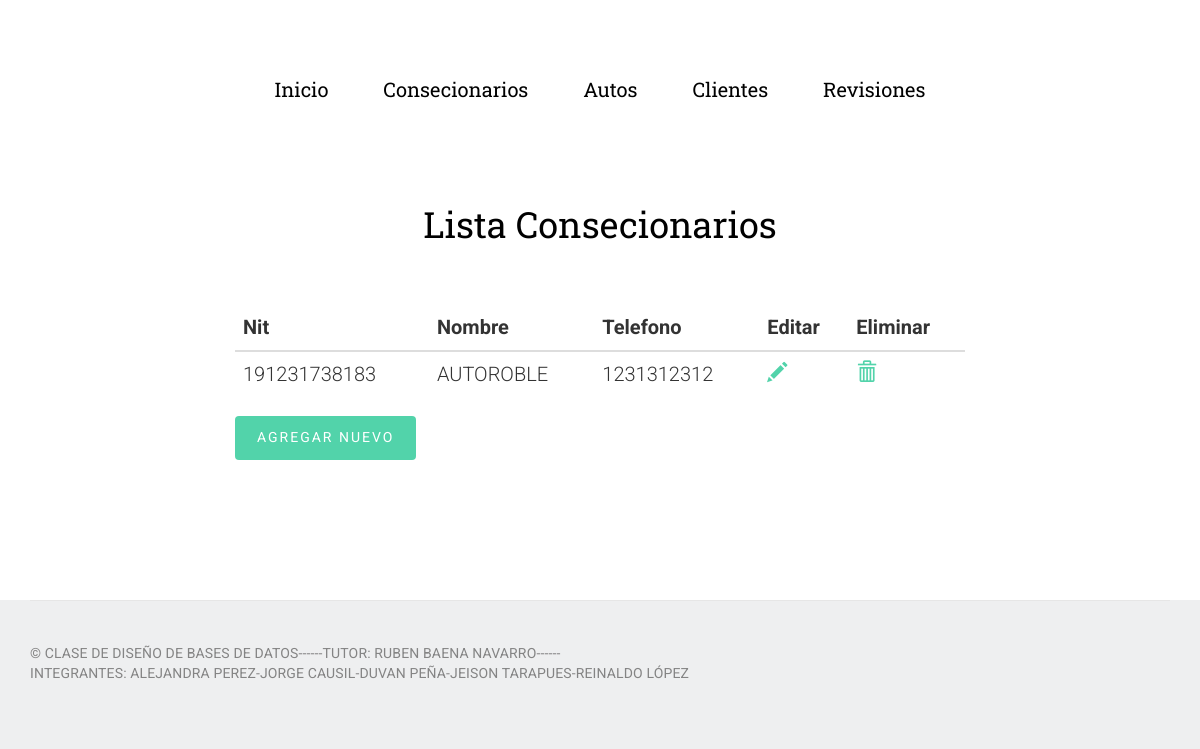
The app's page /lista/consecionario/, older data.
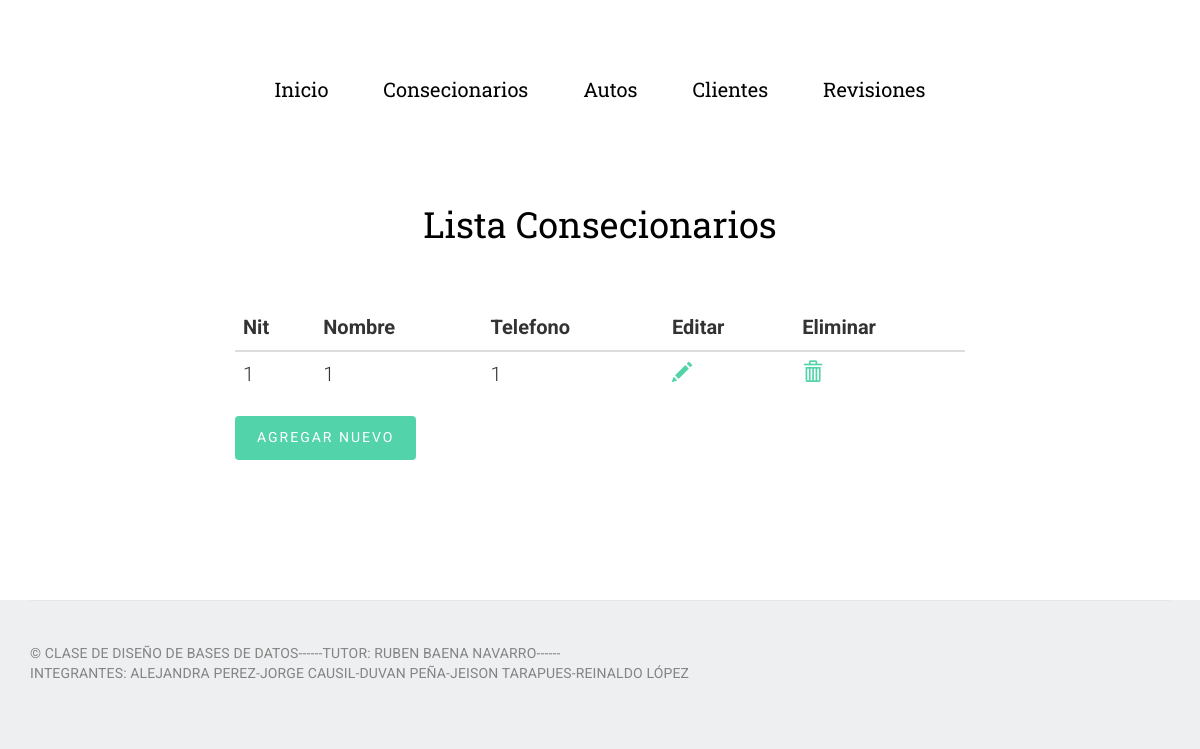
The same page, newer data.
### venta/models.py (models this page shows, shortened)
class Consecionario(models.Model):
    nit = models.CharField(max_length=50, primary_key=True)
    nombre = models.CharField(max_length=50)
    telefono =models.CharField(max_length=50)

### venta/views.py (the view)
# urls.py: url(r'^lista/consecionario/$', 'venta.views.lista_consecionario', name='lista-consecionario'),
def lista_consecionario(request):
    a = Consecionario.objects.all()
    return render(request,'venta/lista_consecionario.html',{'a':a})

### venta/templates/venta/lista_consecionario.html (shortened to what this page needs)
{% extends 'core/base_admin.html' %}
{% block contenido %}
  <section id="intro" style="height: 100px;">
                                  <div class="container">
                                    <div class="row">
                                      <div class="col-lg-6 col-lg-offset-3 col-md-8 col-md-offset-2 text-center">
                                        <div class="intro animate-box">
                                          <h1>Lista Consecionarios</h1>
                                        </div>
                                      </div>
                                    </div>
                                </section>
                                    <main id="main">
                                      <div class="container">
                                        <div class="col-md-8 col-md-offset-2 animate-box">
                                          <div class="table-responsive">
                                          <table class="table .table-hover">
                                              <thead>
                                                  <tr>
                                                    <th>Nit</th>
                                                    <th>Nombre</th>
                                                    <th>Telefono</th>
                                                    <th>Editar</th>
                                                    <th>Eliminar</th>
                                                  </tr>
                                              </thead>
                                              <tbody>
                                              {% for i in a %}
                                                  <tr>
                                                    <td>{{i.nit}}</td>
                                                    <td>{{i.nombre}}</td>
                                                    <td>{{i.telefono}}</td>
                                                    <td> <a href="{% url "modificar-consecionario" i.nit %}"> <span class="glyphicon glyphicon-pencil" aria-hidden="true"></span></a> </td>
                                                    <td> <a href="{% url "eliminar-consecionario" i.nit %}"> <span class="glyphicon glyphicon-trash" aria-hidden="true"></span> </a>  </td>
                                                </tr>
                                                {% endfor %}
                                              </tbody>
                                          </table>
                                        </div>
                                          <a href="{% url "nuevo-consecionario" %}">  <button type="button" class="btn btn-primary">Agregar Nuevo</button></a>
                                          </div>
                                    </div>
                                  </div>
{% endblock %}

Row changes from the older to the newer data that the page shows:
removed Consecionario: nit "191231738183", nombre "AUTOROBLE", telefono "1231312312"
added Consecionario: nit "1", nombre "1", telefono "1"
